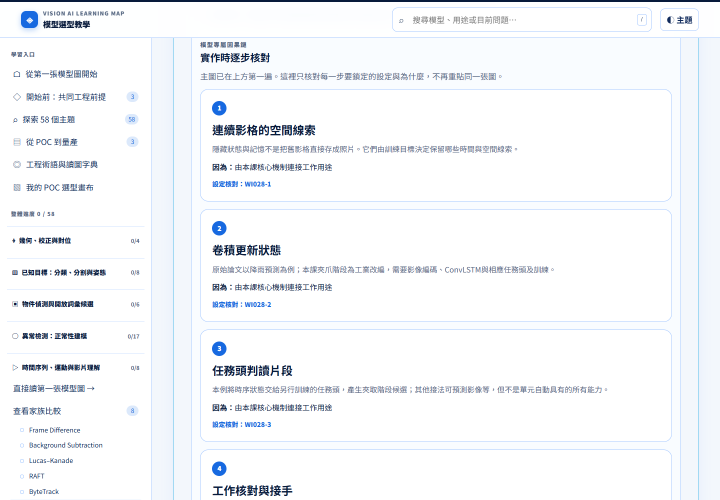
#> input picture teaching-maintenance/workitems/wi-041/recheck-finding-convlstm.png, 1440 x 1000 px, given in place of recheck-finding-convlstm.png-1440-core.png, which was not available (shown at 1/2 size)
$ python page_review_panels.py ../../../../wi-041/recheck-finding-convlstm.png
#> lines starting #> are read from the running program, lines starting #| are printed output that depends on the picture; pictures that were not available may be replaced by others from this repository, and a replacement may not be noted
import json,sys
from pathlib import Path
from PIL import Image
W=Path(__file__).resolve().parent
for slug in sys.argv[1:] or json.loads((W/'lesson-content.json').read_text(encoding='utf-8')):
 # Evidence-only collage, no resizing and no teaching asset modification.
 d=Image.open(W/f'final-{slug}-1440-core.png').crop((304,0,1440,1000))
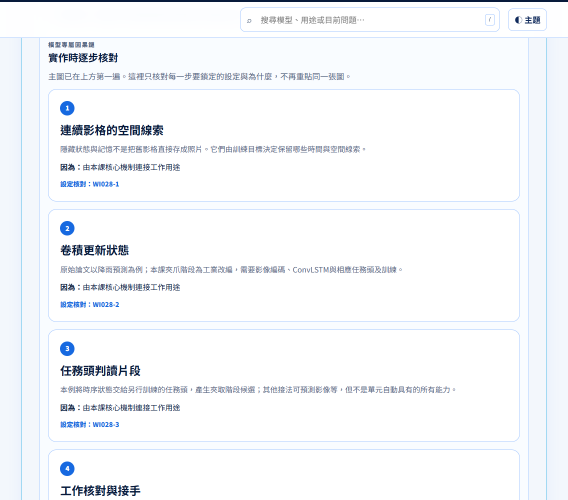
#> d: PIL image 1136x1000 RGB (shown at 1/2 size); mean R, G, B 244.8, 247.1, 250.1
 m=Image.open(W/f'final-{slug}-360-core.png')
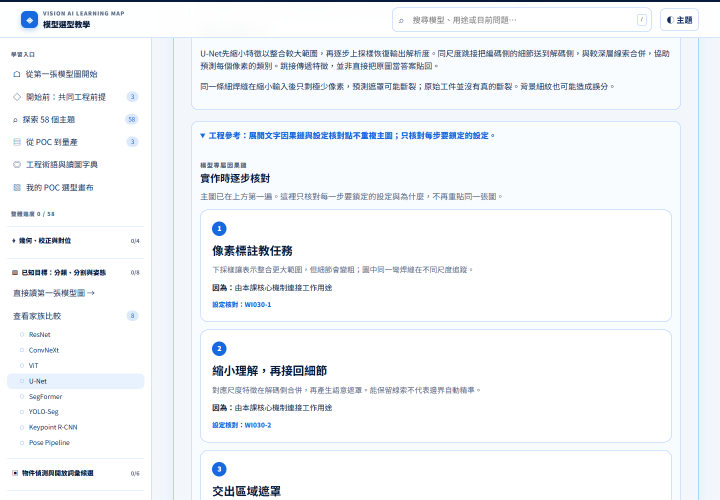
#> input picture teaching-maintenance/workitems/wi-041/recheck-finding-u-net.png, 1440 x 1000 px, given in place of recheck-finding-convlstm.png-360-core.png, which was not available (shown at 1/2 size)
#> m is the input picture: PIL image 1440x1000 RGB; mean R, G, B 242.3, 245.2, 249.1
 out=Image.new('RGB',(d.width+m.width,max(d.height,m.height)),'white');out.paste(d,(0,0));out.paste(m,(d.width,0));out.save(W/f'page-review-{slug}-core.png')
#> after `out = Image.new('RGB', (d.width + m.width, max(d.height, m.height)), '`: out: PIL image 2576x1000 RGB; every value is 255
#> after `out.paste(d, (0, 0))`:
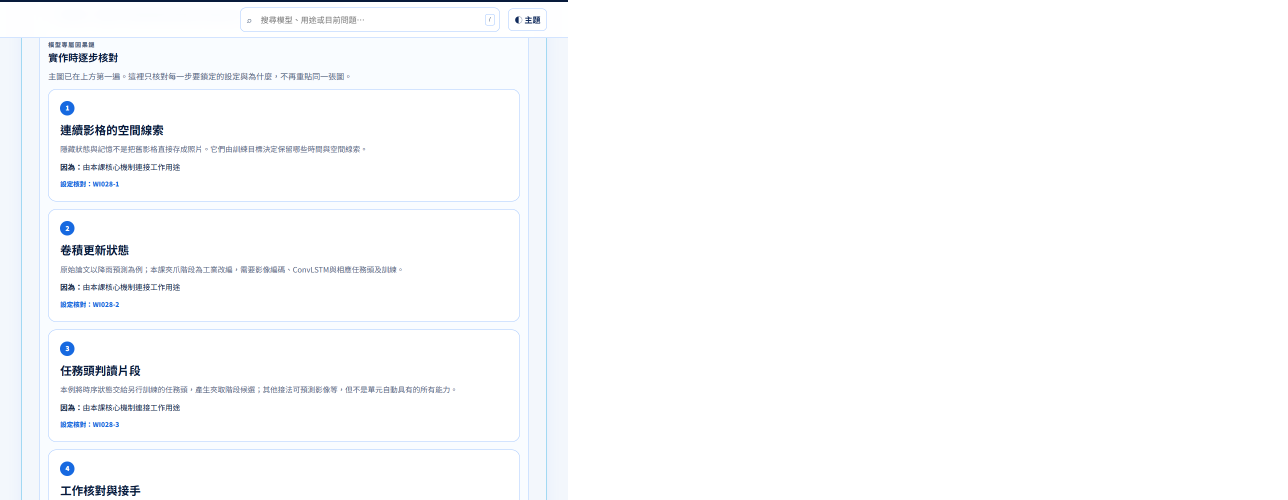
#> out: PIL image 2576x1000 RGB (shown at 1/2 size); mean R, G, B 250.5, 251.5, 252.9
#> after `out.paste(m, (d.width, 0))`:
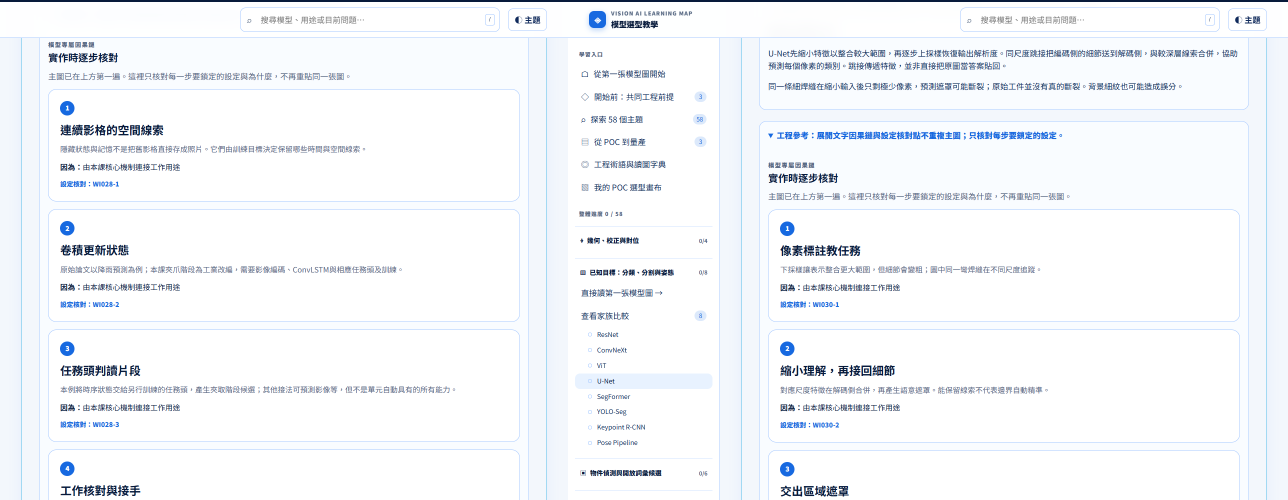
#> out: PIL image 2576x1000 RGB (shown at 1/2 size); mean R, G, B 243.4, 246, 249.5
#> (the run stopped early here; a loop or call above may not have finished)
